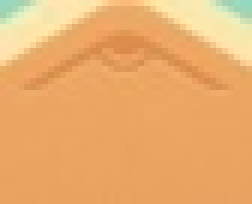
#> input picture zfx.jpg, 42 x 34 px, shrunk from 100 x 81 before the run (shown 6 times larger)
$ python test_sift.py
#> lines starting #> are read from the running program, lines starting #| are printed output that depends on the picture
import cv2
import numpy as np

# 加载要查找的目标图像和源图像
template = cv2.imread('zfx.jpg')
#> template is the input picture: shape (34, 42, 3); mean B, G, R 108.9, 173, 234.6
image = cv2.imread('test_zfx.jpg')
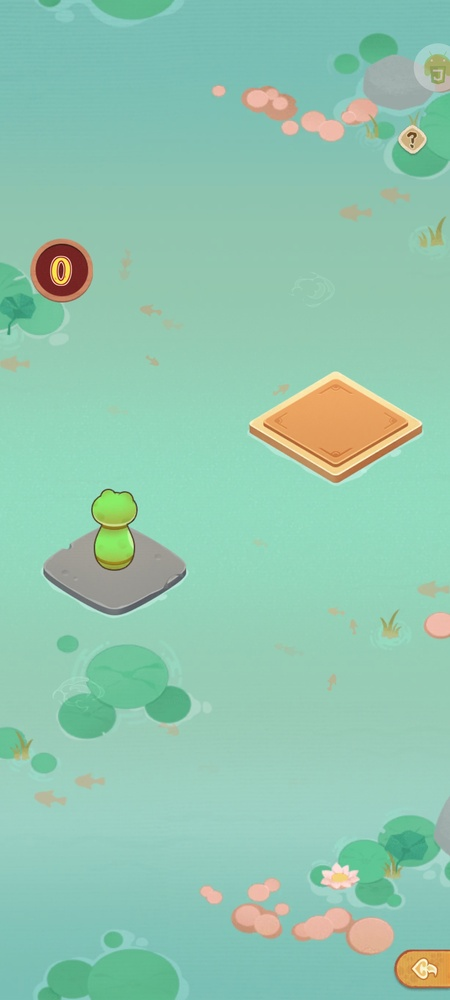
#> input picture test_zfx.jpg, 450 x 1000 px, shrunk from 1080 x 2400 before the run
#> image is the input picture: shape (1000, 450, 3); mean B, G, R 175.7, 198.6, 144.4

# 将原图和模板图转换为灰度图
image_gray = cv2.cvtColor(image, cv2.COLOR_BGR2GRAY)
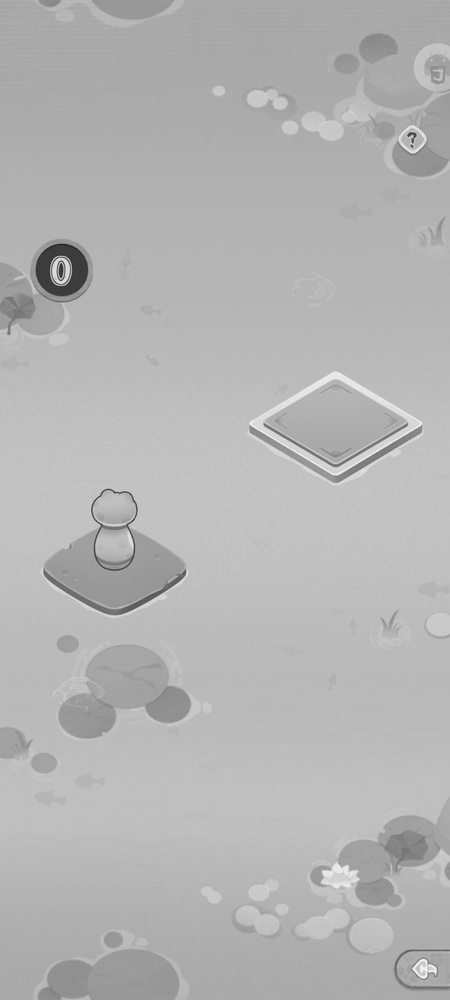
#> image_gray: shape (1000, 450); min 34, max 248, mean 179.8
template_gray = cv2.cvtColor(template, cv2.COLOR_BGR2GRAY)
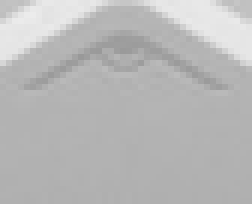
#> template_gray: shape (34, 42) (shown 6 times larger); min 153, max 236, mean 184.3

# 检查原图和模板图的深度和类型是否匹配
if image_gray.dtype != template_gray.dtype:
    raise ValueError("Image and template must have the same data type")
if image_gray.ndim != 2:
    raise ValueError("Image must be a 2D array")

# 使用模板匹配方法进行匹配
res = cv2.matchTemplate(image_gray, template_gray, cv2.TM_CCOEFF_NORMED)
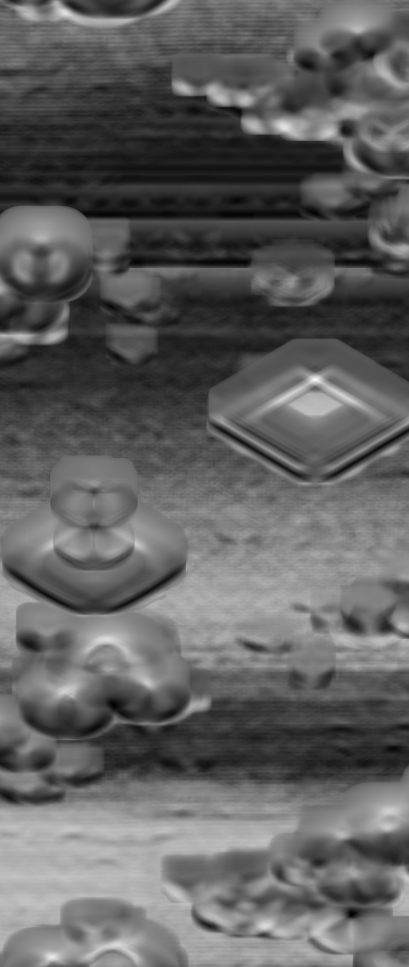
#> res: shape (967, 409) float32; min -0.702, max 0.993, mean -0.0547; drawn with min black and max white

# 设置阈值和最大匹配区域大小
threshold = 0.8
max_val = 0
top_left = None

# 查找匹配区域
loc = np.where(res >= threshold)
#> loc = 30 positions, rows 127 to 957, columns 50 to 318
for pt in zip(*loc[::-1]):
#> (the run stopped early here; a loop or call above may not have finished)
